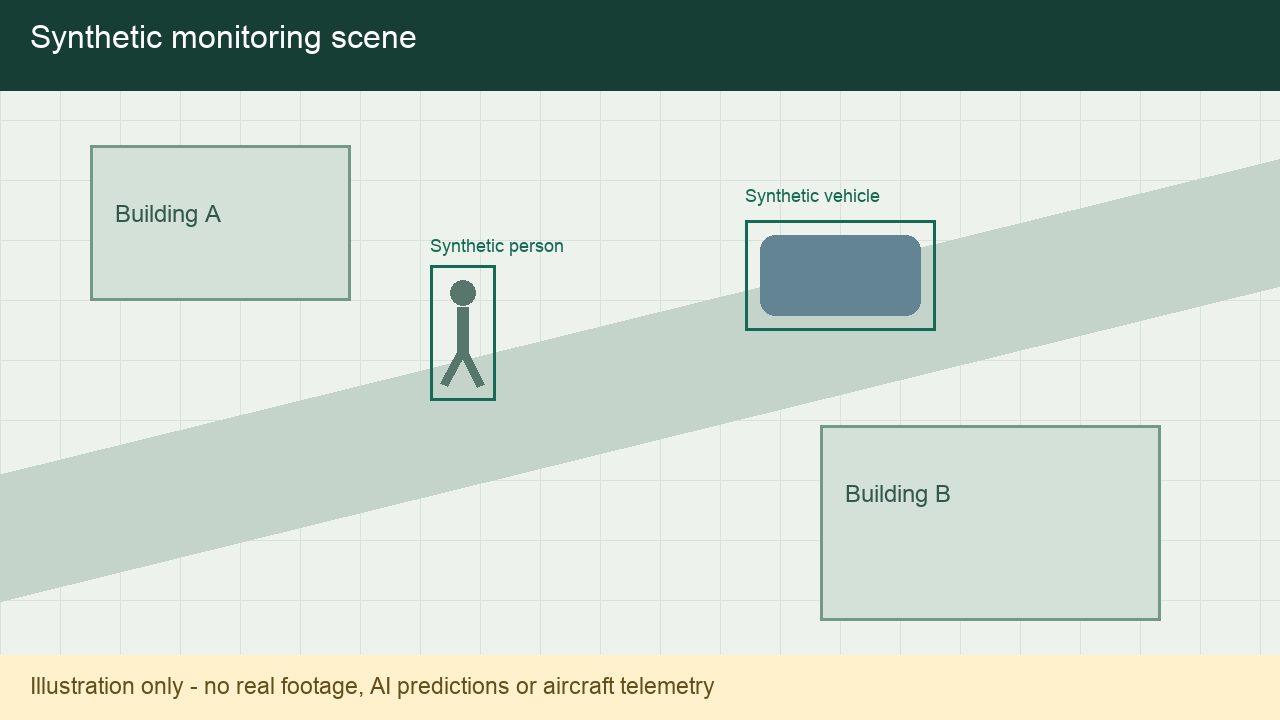
#> input picture data/synthetic-scene.png, 1280 x 720 px
$ python create_walkthrough.py
#> lines starting #> are read from the running program, lines starting #| are printed output that depends on the picture
"""Create a captioned design/software walkthrough, not a live flight recording.
Requires Pillow and FFmpeg. No real footage, voices or model outputs are used.
"""
import subprocess
import textwrap
from pathlib import Path
from PIL import Image, ImageDraw, ImageFont
ROOT=Path(__file__).resolve().parents[1]
TMP=ROOT/'artifacts'; TMP.mkdir(exist_ok=True)
OUT=ROOT/'output/video'; OUT.mkdir(parents=True,exist_ok=True)
font_path=Path('/System/Library/Fonts/Supplemental/Arial.ttf')
if not font_path.exists(): font_path=Path('/usr/share/fonts/truetype/dejavu/DejaVuSans.ttf')
f=lambda n:ImageFont.truetype(str(font_path),n)
slides=[
('Why mobile monitoring?', 'Large sites can leave gaps between fixed cameras and manual patrols. This project explores how aerial sensing could support authorized operators. The current deliverable is a local software prototype and a proposed aircraft integration design. No drone has been connected or flown.', ['Coverage gaps','Human review','Authorized monitoring']),
('Separate flight and observation', 'The proposed Pixhawk controls stabilization and configured flight failsafes. A Raspberry Pi would process camera frames. These hardware choices still require validation. The implemented software does not send aircraft commands or automatically pursue people or vehicles.', ['Pixhawk: proposed flight layer','Raspberry Pi: proposed companion','Operator retains control']),
('The implemented software path', 'An optional YOLO adapter reads a local video or webcam and converts supported detections to JSON events. The Python service validates them and keeps the latest 200 in memory. The dashboard polls the service. Actual model inference requires optional packages and trusted local weights and has not been run in the build environment.', ['Video / webcam adapter','Validated local event service','Browser review queue']),
('Try the sample session', 'Open static/index.html directly in a browser. No server or internet connection is needed for the offline preview. Select Load sample events. The queue contains two synthetic events: a person and a car. These fixtures exercise the interface; they are not AI predictions or evidence of detection accuracy.', ['Load sample events','Synthetic person event','Synthetic car event']),
('Inspect an event', 'Choose Inspect beside an event. The dashboard displays its class, confidence, timestamp and source alias. Its normalized bounding box is projected onto an illustration. This is not the original camera frame. With a real detector, annotated camera frames appear separately in the optional OpenCV preview window.', ['Inspect the event','Read class and confidence','Check source and capture time']),
('Review the queue', 'Choose Mark reviewed after inspecting an event. Select Needs review to see pending items. Re-loading the sample session skips duplicate IDs. The detector uses a per-class cooldown, so this prototype is not object tracking. A person or vehicle label is a cue for review and does not establish intent or danger.', ['Mark reviewed','Filter pending events','Keep a human in the loop']),
('Export and validate', 'Select Export events to download a JSON session with review state and synthetic labels. Offline events reset on page reload. Server events reset on process restart. Thirteen Python tests and a minimal-DOM workflow check passed. Live-server testing and rendered browser QA were blocked by the build environment and remain to be run on a normal host.', ['Export JSON','Preserve synthetic labels','Record real validation evidence']),
('Next: measured field validation', 'Install the optional detector packages and supply trusted weights. Evaluate on authorized, labeled footage; measure precision, recall, false alerts and latency. Validate flight integration in a simulator before controlled hardware tests. Record an actual demonstration for any live-demo requirement. The college declaration needs the real required signatures and stamp.', ['Test actual inference','Validate flight separately','Complete institutional declaration']),
]
scene=Image.open(ROOT/'data/synthetic-scene.png').resize((580,326))
for i,(title,body,steps) in enumerate(slides):
    im=Image.new('RGB',(1280,720),'#f7f9f6'); d=ImageDraw.Draw(im)
    d.rectangle((0,0,1280,72),fill='#173e34')
    d.text((32,21),'Smart Surveillance Drone',font=f(25),fill='white')
    d.text((1110,23),f'{i+1} / 8',font=f(23),fill='white')
    d.text((32,100),title,font=f(36),fill='#173e34')
    y=173
    for line in textwrap.wrap(body,44):
        d.text((32,y),line,font=f(23),fill='#31584a');y+=32
    im.paste(scene,(668,175))
    y=525
    for step in steps:
        d.text((680,y),'• '+step,font=f(22),fill='#31584a');y+=35
    d.rectangle((0,665,1280,720),fill='#fff1cc')
    d.text((32,680),'Captioned software/design walkthrough - synthetic illustration, not a live flight demo',font=f(21),fill='#644e1d')
    im.save(TMP/f'walkthrough-{i:02}.png')
#> this loop made 8 passes
#> pass 1, `im.save(TMP/f'walkthrough-{i:02}.png')`:
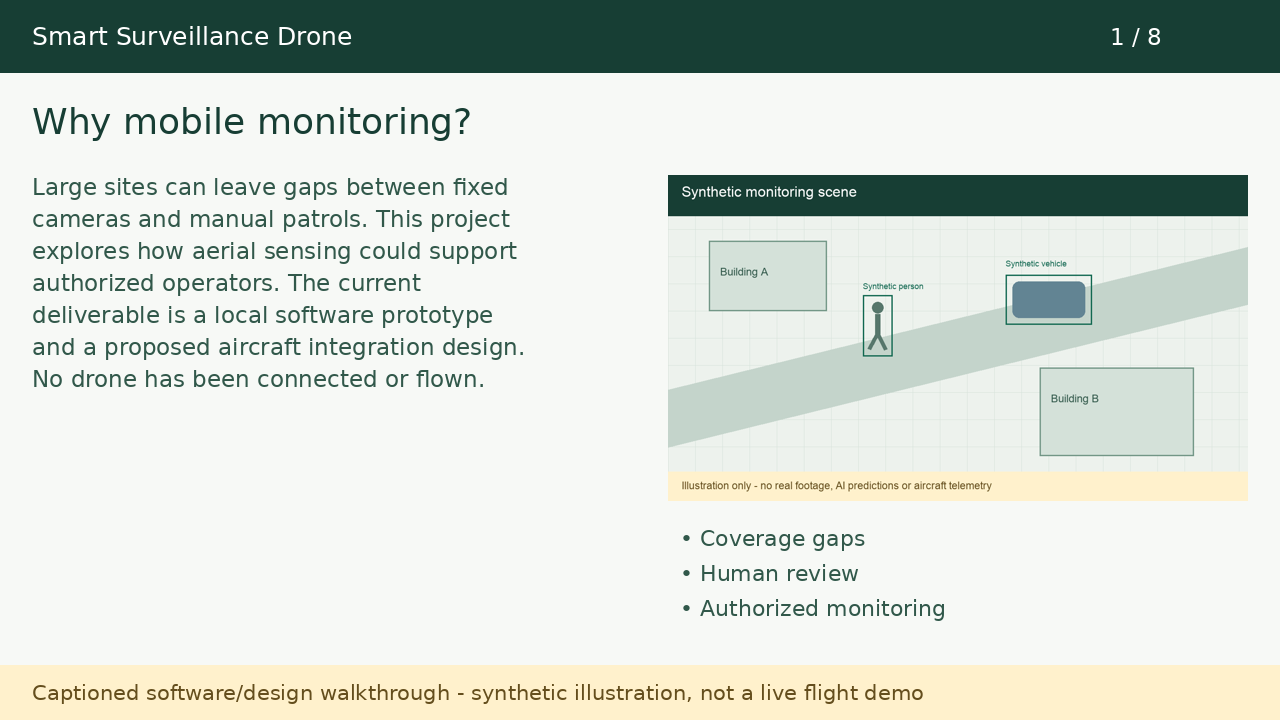
#> saved as walkthrough-00.png: PIL image 1280x720 RGB; mean R, G, B 209.9, 217.1, 209.2
#> pass 2, `im.save(TMP/f'walkthrough-{i:02}.png')`:
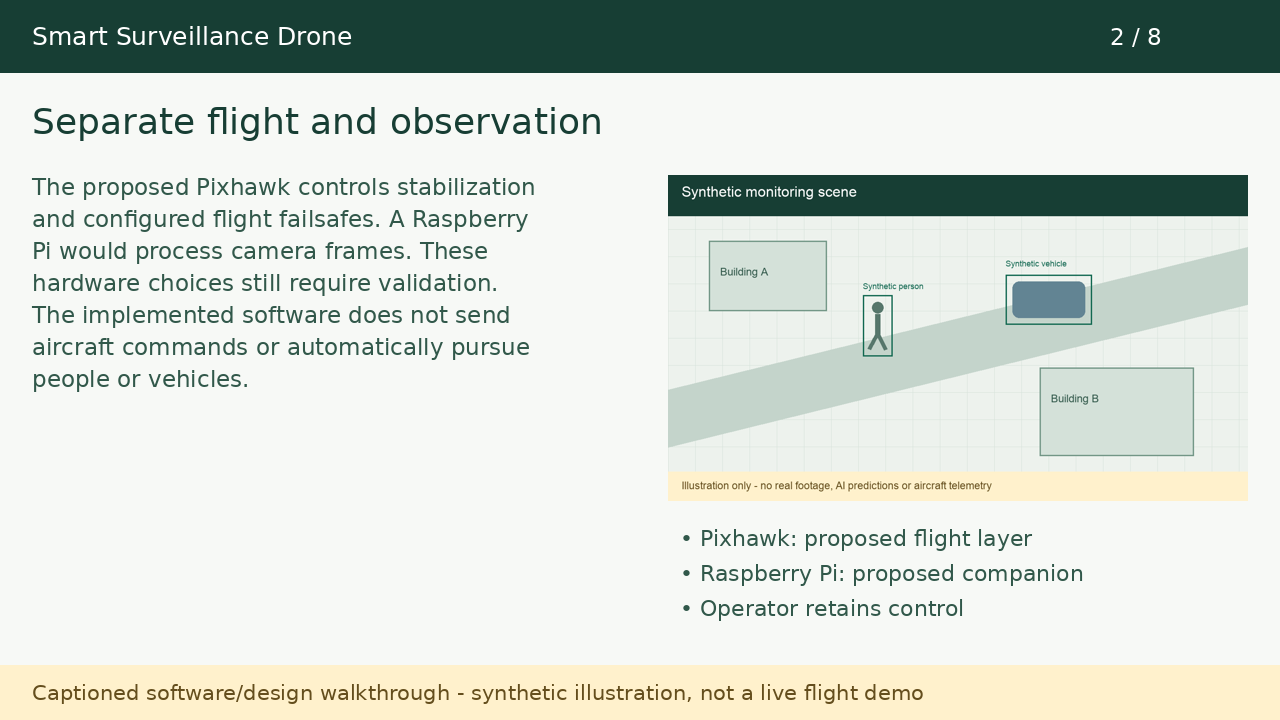
#> saved as walkthrough-01.png: PIL image 1280x720 RGB; mean R, G, B 209.3, 216.6, 208.7
#> after the loop:
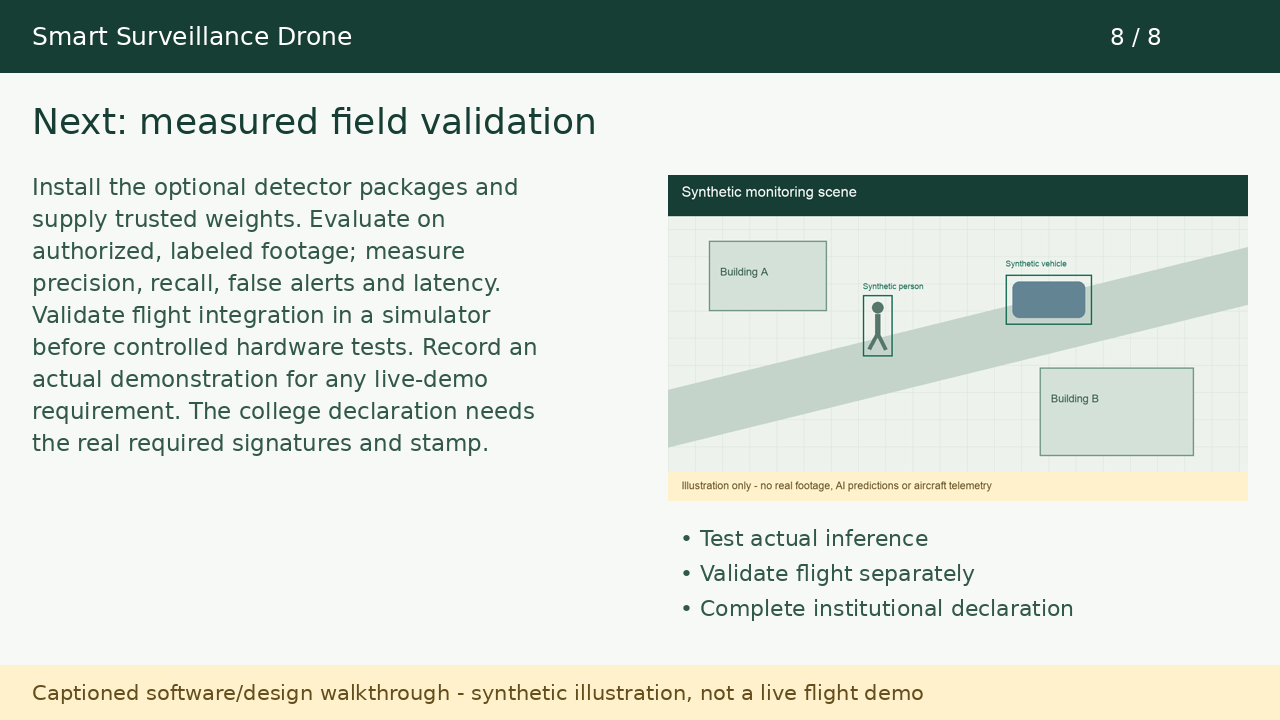
#> im: PIL image 1280x720 RGB; mean R, G, B 208.3, 215.8, 207.8
subprocess.run(['ffmpeg','-y','-loglevel','error','-framerate','1/30','-i',str(TMP/'walkthrough-%02d.png'),'-vf','fps=12,format=yuv420p','-t','240','-c:v','libx264','-preset','fast','-crf','24','-movflags','+faststart',str(OUT/'project-walkthrough.mp4')],check=True)
#> (this line was passed over: subprocess is not available in this run)
print('Created 4-minute 1280x720 captioned walkthrough (no audio; no real flight recording).')
